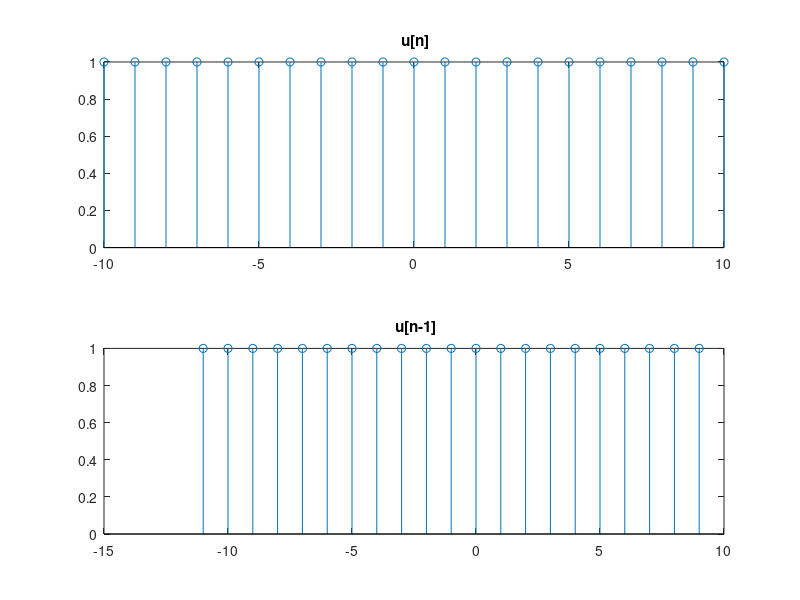
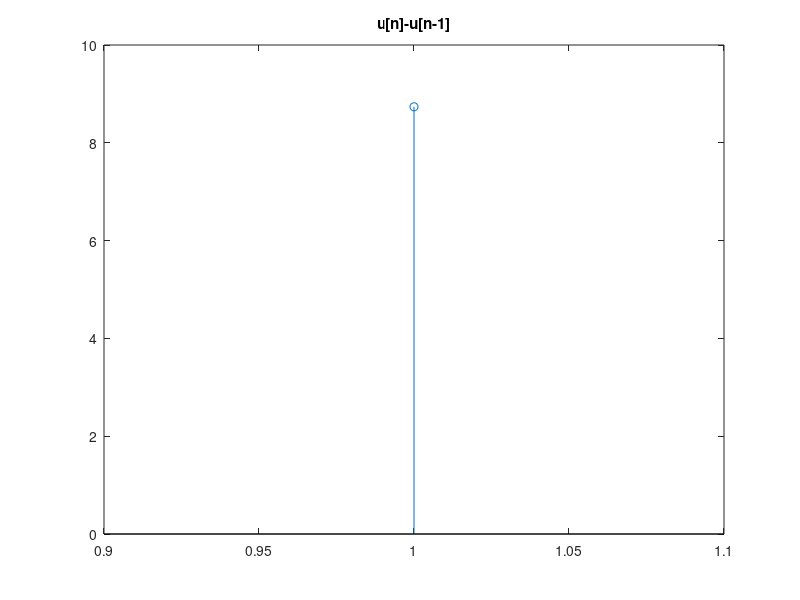

The MATLAB source for these figures, in order:
clc
clear all
close all
t=-10:10;
sign=ones(1,21);
sign(1,1:21)=1;
subplot(2,1,1);
usign=stem(t,sign);
title(' u[n]'); 
subplot(2,1,2);
shiftusign=stem(t-1,sign);
title(' u[n-1]'); 
figure;
sigma=usign-shiftusign;
stem(sigma);
title(' u[n]-u[n-1] '); 